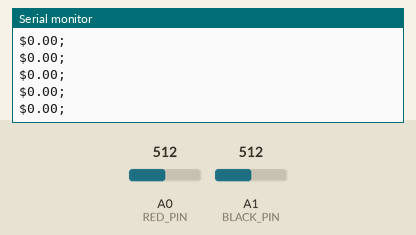
A sketch run on a simulated Arduino Nano, built with avr-gcc and run on an emulated ATmega328P. On the bench: the last lines printed to the serial monitor. Inputs (shaded band) come from the test bench; at power-on: A0 (RED_PIN) = 512, A1 (BLACK_PIN) = 512.

Above: at 1.2 s.
1.3 s: A0 (RED_PIN) set to 716
At 1.33 s:
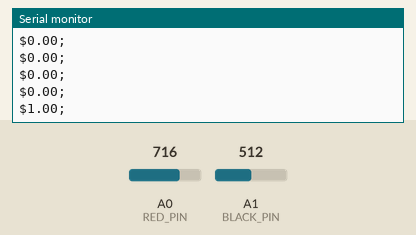
2.8 s: A1 (BLACK_PIN) set to 306
At 2.8 s:
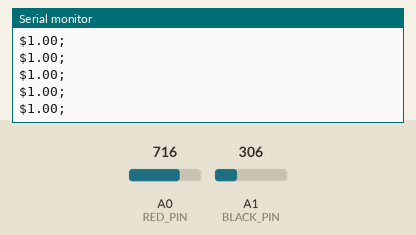
4.3 s: A0 (RED_PIN) set to 900
At 4.32 s:
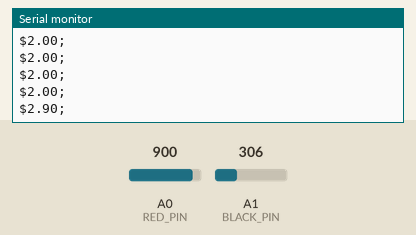
5.8 s: A1 (BLACK_PIN) set to 122
At 5.84 s:
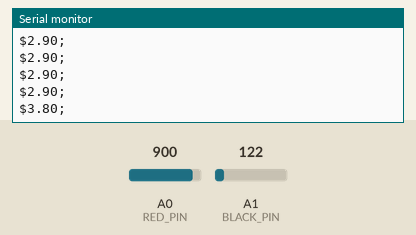
Timing chart, 0 to 8.3 s (numbered marks = the images above; inputs shaded):
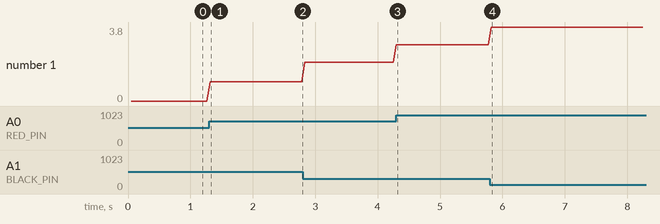

The sketch:

Voltmeter.ino
```cpp
#define RED_PIN A0
#define BLACK_PIN A1

void setup() {
	Serial.begin(115200);
	pinMode(RED_PIN, INPUT);
	pinMode(BLACK_PIN, INPUT);
}

long analogValue;
float volts;

void loop() {
  delay(50);
  analogValue = analogRead(RED_PIN) - analogRead(BLACK_PIN);
  volts = analogValue * (5.0 / 1023.0);

  Serial.print('$');
  Serial.print(volts);
  Serial.println(';');
}
```

Measured:
- after the input at 1.3 s, the serial monitor: prints a new line at once (image 1)
- after the input at 4.3 s, the serial monitor: prints a new line at once (image 3)
- after the input at 5.8 s, the serial monitor: prints a new line at once (image 4)
- plotted number 1: 0 → 1 after the input at 1.3 s, 1 → 2 after the input at 2.8 s, 2 → 2.9 after the input at 4.3 s, 2.9 → 3.8 after the input at 5.8 s
